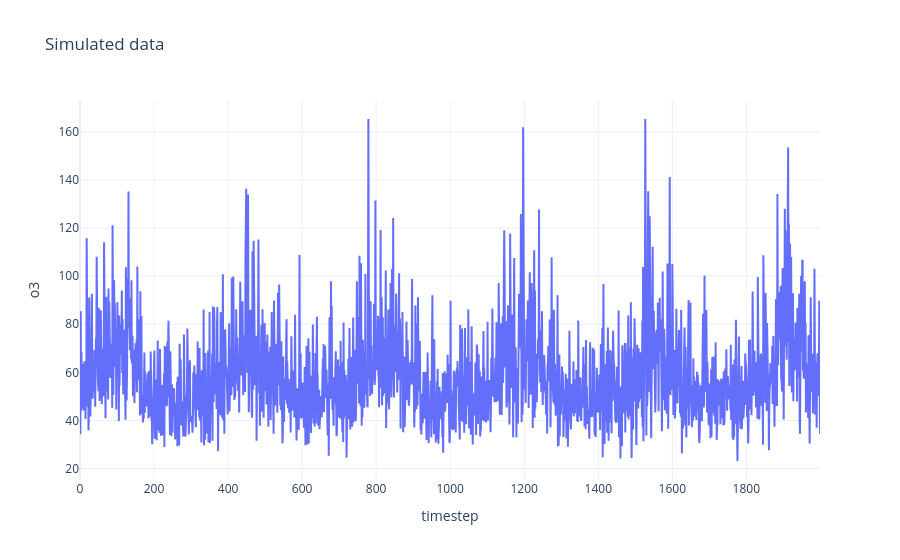

The notebook cell this image was saved under:
### Markdown cell above
#### 3. $O_3$ sample curve

### Code cell
t= torch.arange(len(o3_data[0]))
plot_curve(t, o3_data[0,:2000],
           xlabel="timestep",
           ylabel="o3")

### Figure 1 — Plotly figure (JSON) as saved in the notebook; plotly's stock layout.template omitted (floating-point values rounded to 4 significant figures; data arrays with more than 128 entries replaced by an {"elided": "..."} marker saying what was removed)
{"data": [{"mode": "lines", "type": "scatter", "x": {"elided": "10000 int values"}, "y": {"elided": "2000 float values"}}], "layout": {"title": {"text": "Simulated data"}, "xaxis": {"title": {"text": "timestep"}}, "yaxis": {"title": {"text": "o3"}}}}
